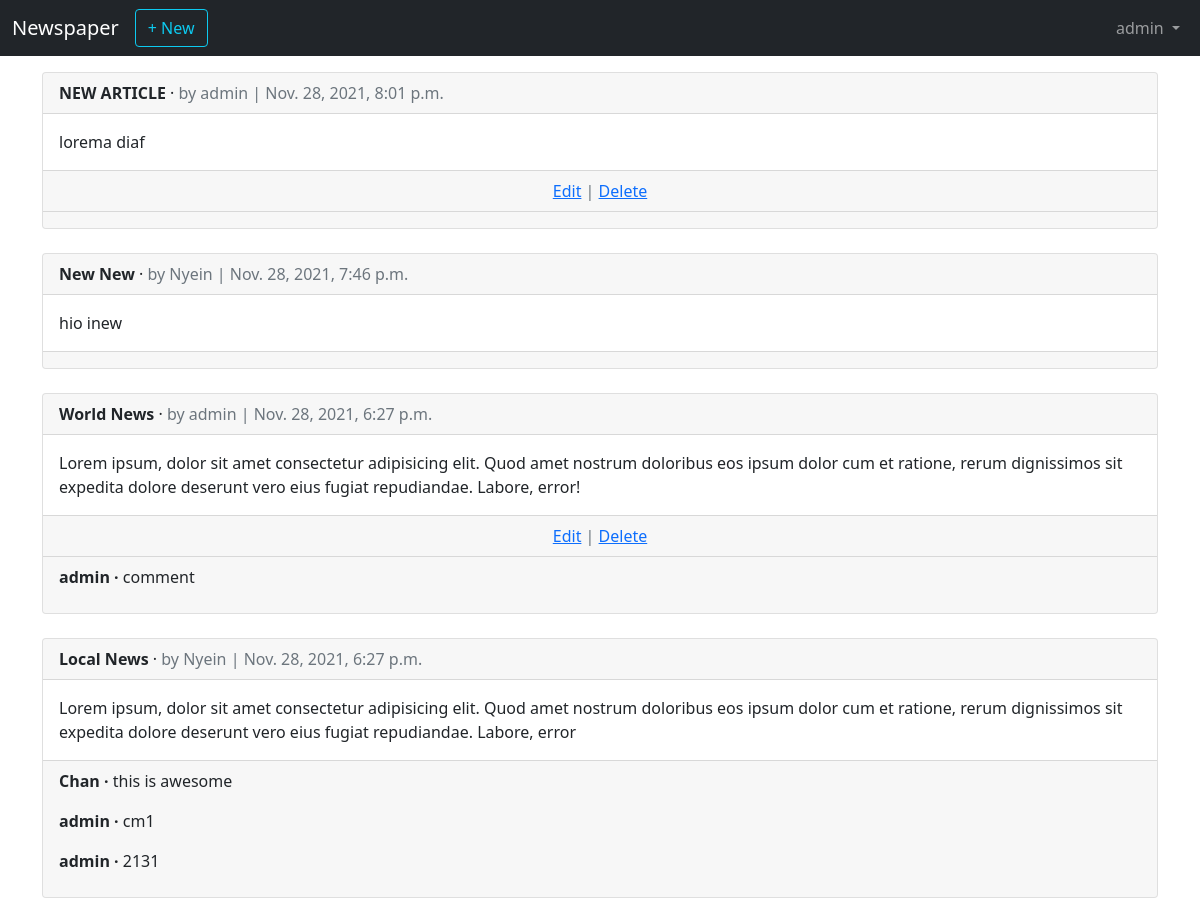
The page /articles/ (signed in) on the database its author committed.
### users/models.py (models this page shows)
class CustomUser(AbstractUser):
    age = models.PositiveIntegerField(null=True,blank=True)

### articles/models.py (models this page shows, shortened)
class Article(models.Model):
    title = models.CharField(max_length=255)
    body = models.TextField()
    date = models.DateTimeField(auto_now_add=True)
    author = models.ForeignKey(get_user_model(),on_delete=models.CASCADE)

class Comment(models.Model):
    article = models.ForeignKey(Article,related_name='comments',on_delete=models.CASCADE)
    comment = models.CharField(max_length=140)
    author = models.ForeignKey(get_user_model(),on_delete=models.CASCADE)
    def __str__(self):
        return self.comment

### articles/views.py (the view)
# urls.py: path('',ArticleListView.as_view(),name='article_list'),
class ArticleListView(LoginRequiredMixin,ListView):
    model = Article
    login_url = 'login'
    template_name = 'article_list.html'
    ordering = ['-date']

### templates/article_list.html (shortened to what this page needs)
{% extends 'base.html' %}
{% block content %}
    {% for article in object_list %}
    <div class="card">
        <div class="card-header">
            <span class="fw-bold"><a class="text-decoration-none text-dark" href="{% url 'article_detail' article.id %}">{{article.title}}</a></span> &middot;
            <span class="text-muted">by {{article.author}} | {{article.date}}</span>
        </div>
        <div class="card-body">
            {{article.body}}
        </div>
        {% if user == article.author %}
        <div class="card-footer text-center text-muted">
            <a href="{% url 'article_update' article.id %}">Edit</a> | <a href="{% url 'article_delete' article.id %}">Delete</a>
        </div>
        {% endif %}
        <div class="card-footer">
            {% for comment in article.comments.all|slice:"0:3" %}
                <p>
                    <span class="fw-bold">{{comment.author}} &middot;</span>
                    {{comment}}
                </p>
            {% endfor %}
        </div>
    </div>
    <br>
    {% endfor %}
{% endblock %}

### templates/base.html (shortened to what this page needs)
<!doctype html>
<html lang="en">
  <head>
    <link href="https://cdn.jsdelivr.net/npm/bootstrap@5.1.3/dist/css/bootstrap.min.css" rel="stylesheet">
  </head>
  <body>
    <nav class="navbar navbar-expand-lg navbar-dark bg-dark">
        <div class="container-fluid">
          <a class="navbar-brand" href="{% url 'home' %}">Newspaper</a>
          {% if user.is_authenticated %}
          <ul class="navbar-nav mr-auto">
              <li class="nav-item">
                  <a href="{% url 'article_new' %}" class="text-decoration-none btn btn-outline-info">+ New</a>
              </li>
          </ul>
          {% endif %}
          <div class="collapse navbar-collapse justify-content-end" id="navbarNavDropdown">
              {% if user.is_authenticated %}
            <ul class="navbar-nav ml-auto">
              <li class="nav-item dropdown m-auto">
                <a class="nav-link dropdown-toggle" href="#" id="userMenu" role="button" data-bs-toggle="dropdown" aria-haspopup="true" aria-expanded="false">
                  {{user.username}}
                </a>
              </li>
            </ul>
            {% endif %}
          </div>
        </div>
      </nav>
        <div class="container mt-3">
      {% block content %}
      {% endblock %}
    </div>
  </body>
</html>

### rows shown on the page
CustomUser: username "admin"
Article: title "NEW ARTICLE", author "admin", date "Nov. 28, 2021, 8:01 p.m.", body "lorema diaf", shows "Edit"
Article: title "New New", author "Nyein", date "Nov. 28, 2021, 7:46 p.m.", body "hio inew"
Article: title "World News", author "admin", date "Nov. 28, 2021, 6:27 p.m.", body "Lorem ipsum, dolor sit amet consectetur adipisicing elit. Quod amet nostrum doloribus eos ipsum dolor cum et ratione, rerum dignissimos sit expedita dolore deserunt vero eius fugiat repudiandae. Labore, error!", shows "Edit"
Comment: author "admin", comment "comment"
Article: title "Local News", author "Nyein", date "Nov. 28, 2021, 6:27 p.m.", body "Lorem ipsum, dolor sit amet consectetur adipisicing elit. Quod amet nostrum doloribus eos ipsum dolor cum et ratione, rerum dignissimos sit expedita dolore deserunt vero eius fugiat repudiandae. Labore, error"
Comment: author "Chan", comment "this is awesome"
Comment: author "admin", comment "cm1"
Comment: author "admin", comment "2131"
